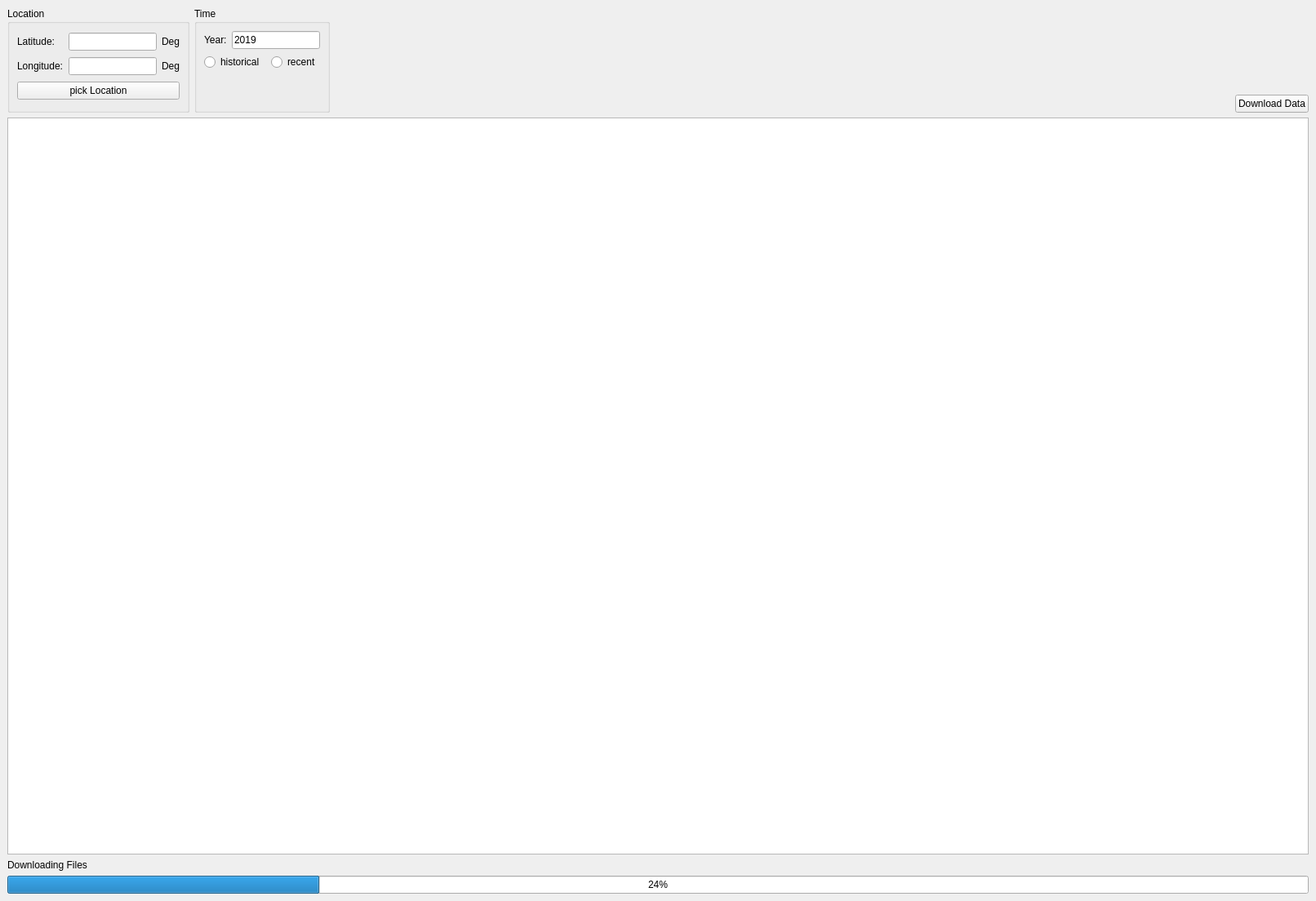
<?xml version="1.0" encoding="UTF-8"?>
<ui version="4.0">
 <class>MainWindow</class>
 <widget class="QMainWindow" name="MainWindow">
  <property name="geometry">
   <rect>
    <x>0</x>
    <y>0</y>
    <width>1612</width>
    <height>1104</height>
   </rect>
  </property>
  <property name="windowTitle">
   <string>DWD Importer</string>
  </property>
  <widget class="QWidget" name="centralwidget">
   <layout class="QVBoxLayout" name="verticalLayout_2" stretch="0,1,0,0">
    <item>
     <layout class="QHBoxLayout" name="horizontalLayout">
      <item>
       <widget class="QGroupBox" name="groupBox">
        <property name="maximumSize">
         <size>
          <width>250</width>
          <height>16777215</height>
         </size>
        </property>
        <property name="title">
         <string>Location</string>
        </property>
        <layout class="QGridLayout" name="gridLayout">
         <item row="0" column="0">
          <widget class="QLabel" name="label_2">
           <property name="text">
            <string>Latitude:</string>
           </property>
          </widget>
         </item>
         <item row="0" column="3">
          <widget class="QLabel" name="label_5">
           <property name="text">
            <string>Deg</string>
           </property>
          </widget>
         </item>
         <item row="1" column="1" colspan="2">
          <widget class="QtExt::ValidatingLineEdit" name="lineEditLongitude">
           <property name="maximumSize">
            <size>
             <width>250</width>
             <height>16777215</height>
            </size>
           </property>
          </widget>
         </item>
         <item row="0" column="1" colspan="2">
          <widget class="QtExt::ValidatingLineEdit" name="lineEditLatitude">
           <property name="maximumSize">
            <size>
             <width>250</width>
             <height>16777215</height>
            </size>
           </property>
          </widget>
         </item>
         <item row="1" column="0">
          <widget class="QLabel" name="label_3">
           <property name="text">
            <string>Longitude:</string>
           </property>
          </widget>
         </item>
         <item row="1" column="3">
          <widget class="QLabel" name="label_4">
           <property name="text">
            <string>Deg</string>
           </property>
          </widget>
         </item>
         <item row="2" column="0" colspan="4">
          <widget class="QPushButton" name="pushButtonMap">
           <property name="text">
            <string>pick Location</string>
           </property>
          </widget>
         </item>
        </layout>
       </widget>
      </item>
      <item>
       <widget class="QGroupBox" name="groupBoxTime">
        <property name="title">
         <string>Time</string>
        </property>
        <layout class="QGridLayout" name="gridLayout_2">
         <item row="0" column="1" colspan="2">
          <widget class="QtExt::ValidatingLineEdit" name="lineEditYear">
           <property name="maximumSize">
            <size>
             <width>250</width>
             <height>16777215</height>
            </size>
           </property>
           <property name="text">
            <string>2019</string>
           </property>
          </widget>
         </item>
         <item row="0" column="0">
          <widget class="QLabel" name="label">
           <property name="minimumSize">
            <size>
             <width>0</width>
             <height>0</height>
            </size>
           </property>
           <property name="text">
            <string>Year:</string>
           </property>
          </widget>
         </item>
         <item row="1" column="0" colspan="2">
          <widget class="QRadioButton" name="radioButtonHistorical">
           <property name="text">
            <string>historical</string>
           </property>
          </widget>
         </item>
         <item row="1" column="2">
          <widget class="QRadioButton" name="radioButtonRecent">
           <property name="text">
            <string>recent</string>
           </property>
          </widget>
         </item>
         <item row="2" column="0">
          <spacer name="verticalSpacer_2">
           <property name="orientation">
            <enum>Qt::Vertical</enum>
           </property>
           <property name="sizeHint" stdset="0">
            <size>
             <width>20</width>
             <height>40</height>
            </size>
           </property>
          </spacer>
         </item>
        </layout>
       </widget>
      </item>
      <item>
       <spacer name="horizontalSpacer">
        <property name="orientation">
         <enum>Qt::Horizontal</enum>
        </property>
        <property name="sizeHint" stdset="0">
         <size>
          <width>40</width>
          <height>20</height>
         </size>
        </property>
       </spacer>
      </item>
      <item>
       <layout class="QVBoxLayout" name="verticalLayout">
        <item>
         <spacer name="verticalSpacer">
          <property name="orientation">
           <enum>Qt::Vertical</enum>
          </property>
          <property name="sizeHint" stdset="0">
           <size>
            <width>20</width>
            <height>40</height>
           </size>
          </property>
         </spacer>
        </item>
        <item>
         <widget class="QPushButton" name="pushButtonDownload">
          <property name="text">
           <string>Download Data</string>
          </property>
         </widget>
        </item>
       </layout>
      </item>
     </layout>
    </item>
    <item>
     <widget class="QTableView" name="tableView"/>
    </item>
    <item>
     <widget class="QLabel" name="labelDownload">
      <property name="text">
       <string>Downloading Files</string>
      </property>
     </widget>
    </item>
    <item>
     <widget class="QProgressBar" name="progressBar">
      <property name="value">
       <number>24</number>
      </property>
     </widget>
    </item>
   </layout>
  </widget>
 </widget>
 <customwidgets>
  <customwidget>
   <class>QtExt::ValidatingLineEdit</class>
   <extends>QLineEdit</extends>
   <header>QtExt_ValidatingLineEdit.h</header>
  </customwidget>
 </customwidgets>
 <resources/>
 <connections/>
</ui>
